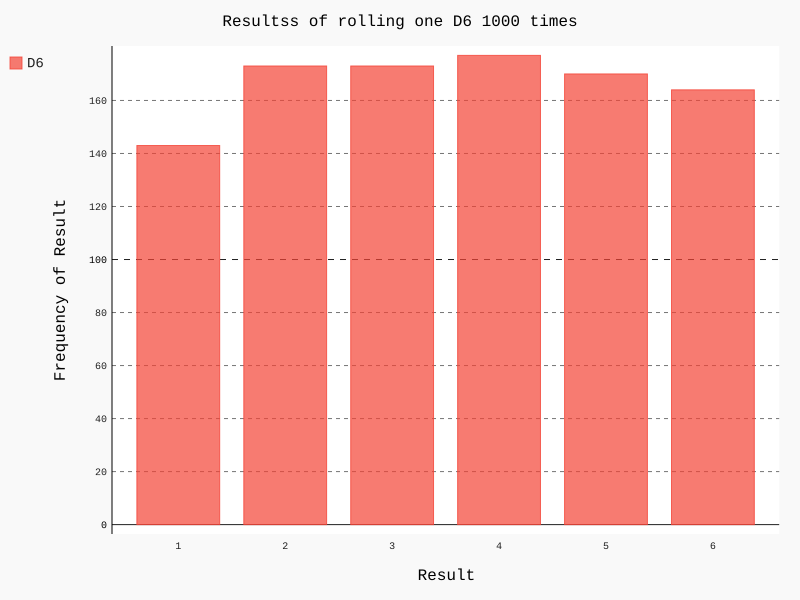

Generate this figure with Python:
#!/usr/bin/env python3
import pygal
from modules.dies import Die

die=Die()
results=[]

for roll_num in range(1000):
    result = die.roll()
    results.append(result)
print (results)

frequencies=[]
for value in range(1,die.num_sides+1):
    frequency = results.count(value)
    frequencies.append(frequency)
print (frequencies)

hist=pygal.Bar()
hist.title='Resultss of rolling one D6 1000 times'
hist.x_labels=['1','2','3','4','5','6']
hist.x_title='Result'
hist.y_title='Frequency of Result'

hist.add('D6',frequencies)
hist.render_to_file('die_visual.svg')
